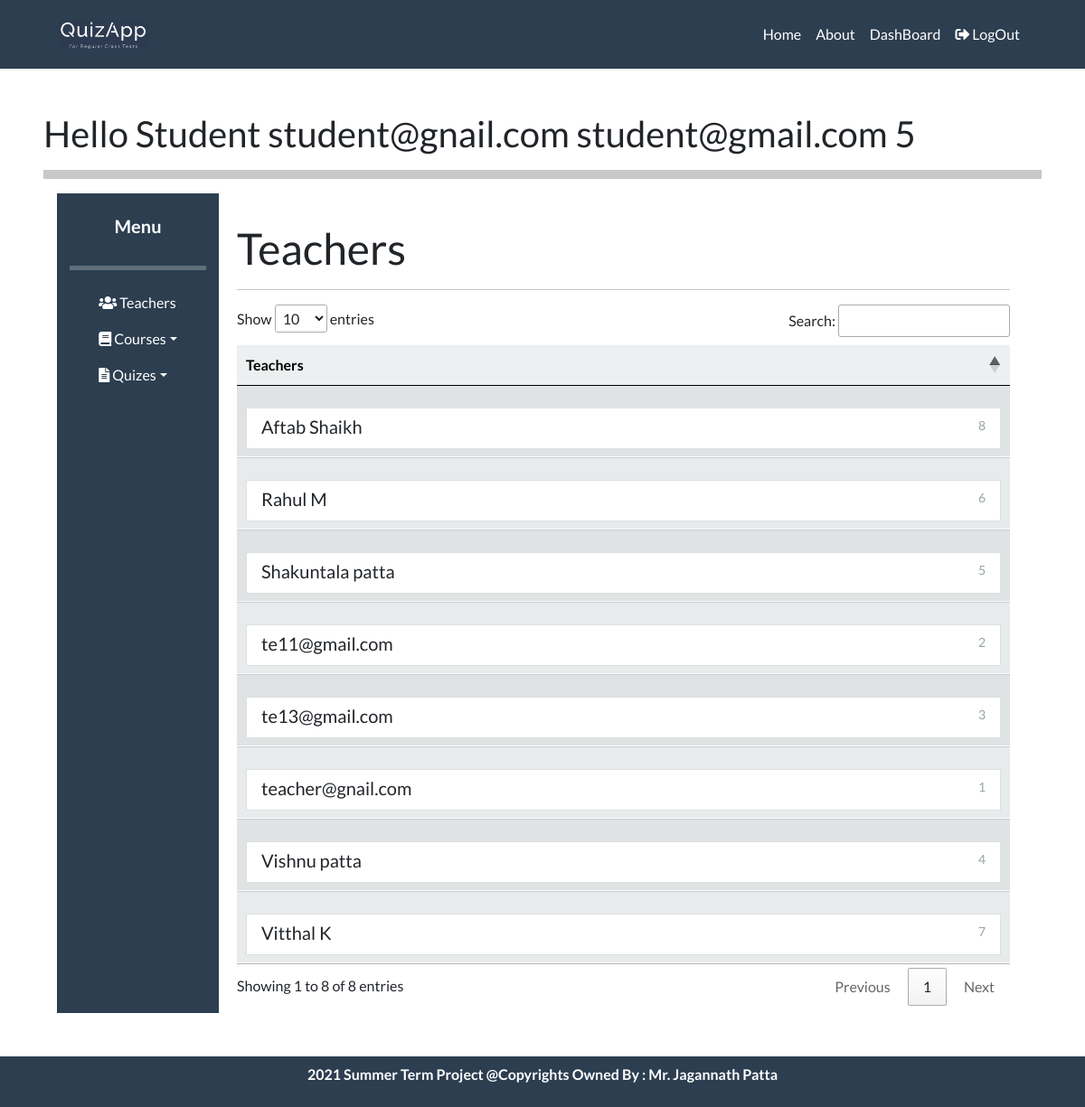
/student/AllTeachers (signed in), run on an earlier commit of the app's database.
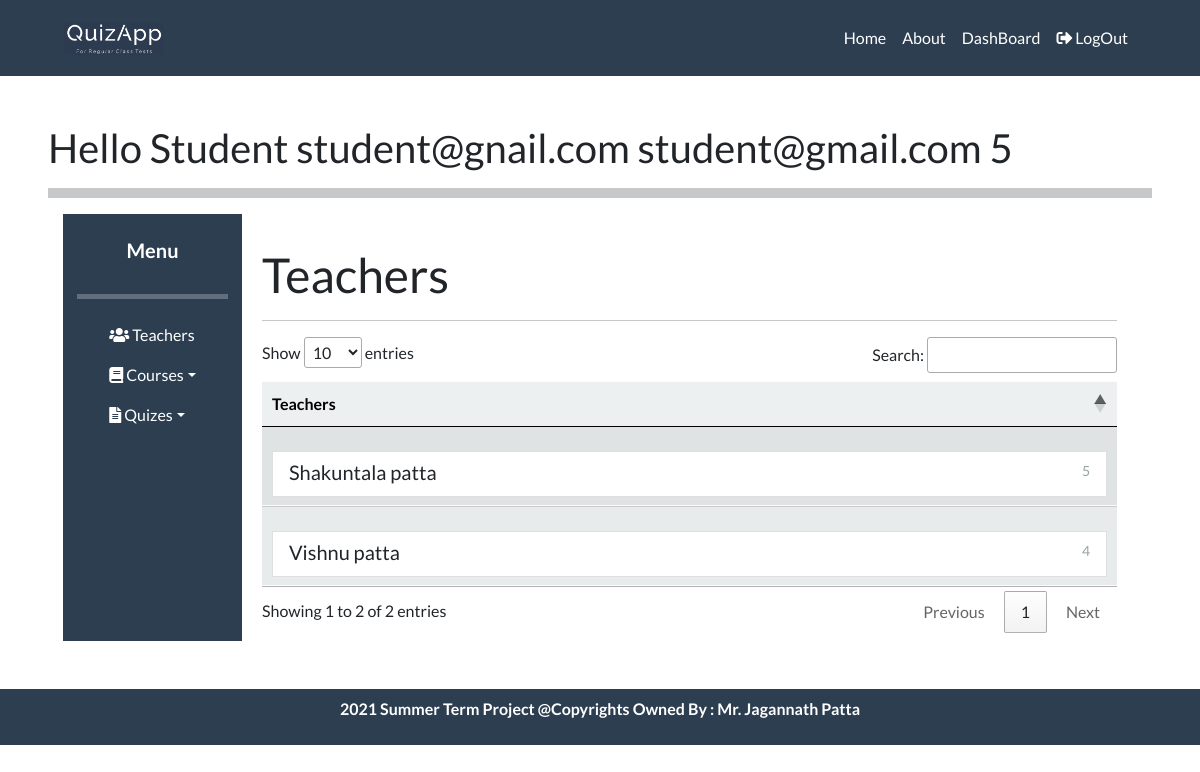
And on a later commit of the database.
### tables this page shows
CREATE TABLE "Teacher" (
	`teacher_id`	INTEGER NOT NULL,
	`user_id`	INTEGER NOT NULL UNIQUE,
	`teacher_name`	TEXT NOT NULL,
	FOREIGN KEY(`user_id`) REFERENCES `User`(`user_id`),
	PRIMARY KEY(`teacher_id`)
);

### Student/views.py (the view)
def AllTeachers():
    page = check_user("/studentSite/all.html")
    if len(page) > 1:
        return render_template(page[0] , msg = page[1])
    else:
        conn = sqlite3.connect("DataBase/quizAppDataBase.db")
        cursor = conn.cursor()
        all_teachers = cursor.execute("SELECT TEACHER_ID , TEACHER_NAME from TEACHER ").fetchall()
        cursor.close()
        conn.close()
        return render_template(page[0] , all_teachers = all_teachers )

### Student/views.py (called while the page is built)
def check_user(page):
    if session.get("email"):
        if session.get("user_role") == 'S':
            return [page]
        else:
            return [page , "You Don't have these previlages." ]
    else:
        return ['login.html']

### templates/studentSite/all.html (shortened to what this page needs)
{% extends "/studentSite/studentHome.html" %}
{% block body %}
<div class="p-sm-2">
    {% if all_teachers %}
        <h1> Teachers  </h1>
        <hr>
        <table id='tab' class="display table responsive table-hover">
            <thead>
                <tr class="table-light">
                  <th scope="col"> Teachers </th>
                </tr>
              </thead>
            <tbody>
                {% for teacher in  all_teachers: %}
              <tr class="table-light">
                <td>
                    <a href="/student/teacher?id={{teacher[0]}}&name={{teacher[1]}}" class="mt-3 list-group-item list-group-item-action flex-column align-items-start">
                        <div class="d-flex w-100 justify-content-between">
                            <h5 class="mb-1"> {{teacher[1] }}</h5>
                            <small class="text-muted">{{teacher[0]}}</small>
                        </div>
                    </a>
                </td>
              </tr>
              {% endfor %}
            </tbody>
        </table>
    {% endif %}
</div>
{% endblock %}

### templates/studentSite/studentHome.html (shortened to what this page needs)
{% extends "base.html" %}
{% block content %}
{% if msg %}
<div class="p-5">
    <h1> {{ msg }}  </h1>
</div>
{% else %}
<div class="p-sm-5">
    <h2>Hello Student {{ session['username']  }} {{ session['email']}}  {{ session['role_id']  }}  </h2>
    <strong> <hr style="height: 10px;"> </strong>
    <div class="row col-12 m-0">
        <div class="col-md-2 p-sn-1 bg-primary ">
            <nav class="navbar navbar-expand-md bg-primary flex-column">
                <div class="collapse navbar-collapse" id="navbarColor02" >
                     <ul class="nav nav-pills flex-column " >
                        <li class="nav-item text-center">
                        <a class="nav-link active" href="/student/Home"><h5><strong> Menu </strong> </h5> </a>
                        </li>
                        <hr  class="text-white" style="height: 5px;">
                        <li class="nav-item">
                            <a class="nav-link active" href="/student/AllTeachers">  <i class="fas fa-users"></i> Teachers </a>
                        </li>
                        <li class="nav-item dropdown">
                        <a class="nav-link active dropdown-toggle" data-toggle="dropdown" href="#" role="button" aria-haspopup="true" aria-expanded="false"> <i class="fas fa-book "></i> Courses</a>
                        </li>
                        <li class="nav-item dropdown">
                            <a class="nav-link active dropdown-toggle" data-toggle="dropdown" href="#" role="button" aria-haspopup="true" aria-expanded="false"> <i class="fas fa-file-alt "></i> Quizes</a>
                        </li>
                    </ul>
                </div>
            </nav>
        </div>
        <div class="col-md-10">
            <br>
            {% block body %}{% endblock %}
        </div>
    </div>
</div>
{% endif %}
{% endblock %}

### templates/base.html (shortened to what this page needs)
<!DOCTYPE html>
<html lang="en">
<head>
  <link rel="stylesheet" href="https://maxcdn.bootstrapcdn.com/bootstrap/4.5.2/css/bootstrap.min.css">
  <link rel="stylesheet" href="https://cdnjs.cloudflare.com/ajax/libs/font-awesome/4.7.0/css/font-awesome.min.css">
  <link rel= "stylesheet" type= "text/css" href= "{{ url_for('static',filename='bootstrap.min.css') }}">
  <link rel="stylesheet" href="https://use.fontawesome.com/releases/v5.7.0/css/all.css">
  <link rel="stylesheet" href="https://cdnjs.cloudflare.com/ajax/libs/bootstrap-datetimepicker/4.17.47/css/bootstrap-datetimepicker.min.css" />
  <link rel="stylesheet" type="text/css" href="https://cdn.datatables.net/1.10.20/css/jquery.dataTables.min.css">
  <link rel="stylesheet" type="text/css" href="https://cdn.datatables.net/responsive/2.2.3/css/responsive.dataTables.min.css">
</head>
<body>
<nav class="navbar navbar-expand-lg sticky-top navbar-dark bg-primary">
  <a class="navbar-brand ml-5" href="/">
  <img style="max-width:100px;" src="/static/logo.png" >
  </a>
  <div class="collapse navbar-collapse" id="navbarColor01">
    <ul class="navbar-nav ml-auto mr-5">
      <li class="nav-item active">
        <a class="nav-link" href="/">Home <span class="sr-only">(current)</span></a>
      </li>
      <li class="nav-item active">
        <a class="nav-link" href="#">About</a>
      </li>
      {% if session.get('email') %}
        {% if session.get('user_role') == 'T' %}
          <li class="nav-item active">
            <a class="nav-link" href="/teacher/Home">Teacher DashBoard</a>
          </li>
        {% elif session.get('user_role') == 'S' %}
          <li class="nav-item active">
            <a class="nav-link" href="/student/Home">  DashBoard</a>
          </li>
        {% endif %}
        <li class="nav-item active">
          <a class="nav-link" href="/logout"> <i class="fas fa-sign-out-alt"></i> LogOut</a>
        </li>
      {% endif %}
    </ul>
  </div>
</nav>
    {% block content %}
    {% endblock %}
<div class="text-center text-white p-2 " style="margin-bottom:0 ; background-color:#2c3e50 ; font-weight:bolder">
  <p>2021 Summer Term Project @Copyrights Owned By : Mr. Jagannath Patta </p>
</div>
</body>
</html>

What changed in the data, as far as the page shows it:
removed Teacher: teacher_name "teacher@gnail.com", teacher_id "1"
removed Teacher: teacher_name "te11@gmail.com", teacher_id "2"
removed Teacher: teacher_name "te13@gmail.com", teacher_id "3"
removed Teacher: teacher_name "Rahul M", teacher_id "6"
removed Teacher: teacher_name "Vitthal K", teacher_id "7"
removed Teacher: teacher_name "Aftab Shaikh", teacher_id "8"
Also different on the page:
text written by a page script: "Show entries Search: Showing 1 to 8 of 8 entries Previous 1 Next" → "Show entries Search: Showing 1 to 2 of 2 entries Previous 1 Next"
